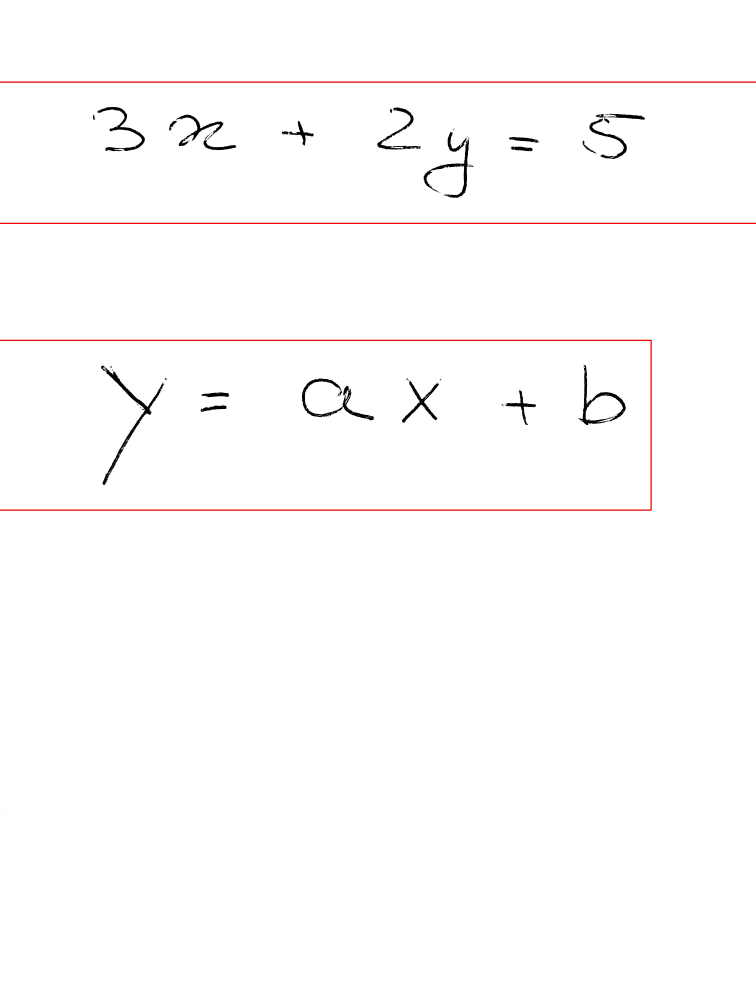
#> input picture Project/Cloudvision/HandwritingRecognition_GoogleCloudVision/images/2.JPG, 3024 x 4032 px (shown at 1/4 size); its folder holds 4 pictures in this run
$ jupyter execute --allow-errors 'OCR_Printed and handwritten text extraction from images using Tesseract and Google Cloud Vision API_20200805.ipynb'   (shell and % lines are left out)
#> lines starting #> are read from the running program, lines starting #| are printed output that depends on the picture; after the words box and inside, x2 and y2 are one past the last pixel; in counts of white or black regions, pixels touching at a corner belong together
### Printed and handwritten text extraction from images using Tesseract and Google Cloud Vision API

Text extraction from image files is an useful technique for document digitalization. There are several well developed OCR engines for printed text extraction, such as Tesseract and EasyOCR [1]. However, for handwritten text extraction, it's more challenging because of large variations in handwritings from person to person. Tesseract and EasyOCR can't achieve satisfacting results unless the texts are hand printed. In this post, I will describe how to use Tesseract to extract printed texts, and use Google Cloud Vision API to extract handwritten texts.
<br>
<br>
The example text image file is from the IAM handwriting dataset [2].
<br>
<br>
The following major tools are used:<br>

**OpenCV**, For finding structures in the images to automatically break the images into printed segments and handwritten segments<br>
**Google Cloud Vision API**, For extract text from handwriting segment<br>
**Tesseract and Pytesseract**, For extract text from printed segment<br>

[cell 1]
from IPython.display import Image
from matplotlib import pyplot as plt
import pandas as pd, numpy as np
pd.options.display.float_format = '{:,.2f}'.format

from google.cloud import vision
import io

import warnings
warnings.simplefilter("ignore")

import os, cv2
os.chdir(r"/Users/pedroleal/Desktop/Ironhack/Final project/Project/Cloudvision/HandwritingRecognition_GoogleCloudVision/images")

fileList = [x for x in os.listdir() if 'jpg'  in x.lower()]
fileList[:10]

[cell 2]
image_use=1
Image(filename = fileList[image_use], width = 300)

## Step 1. Page Segmentation

Use OpenCV to find lines between sections, and use the coordinates of the lines to break the image into segments.

[cell 3]
img = fileList[image_use]

def findHorizontalLines(img):
#> called with img = '2.JPG'
    img = cv2.imread(img)
#> img is the input picture: shape (4032, 3024, 3); mean B, G, R 252.3, 252.3, 253.4

    #convert image to greyscale
    gray = cv2.cvtColor(img,cv2.COLOR_BGR2GRAY)

    # set threshold to remove background noise
    thresh = cv2.threshold(gray,30, 255, cv2.THRESH_BINARY_INV + cv2.THRESH_OTSU)[1]
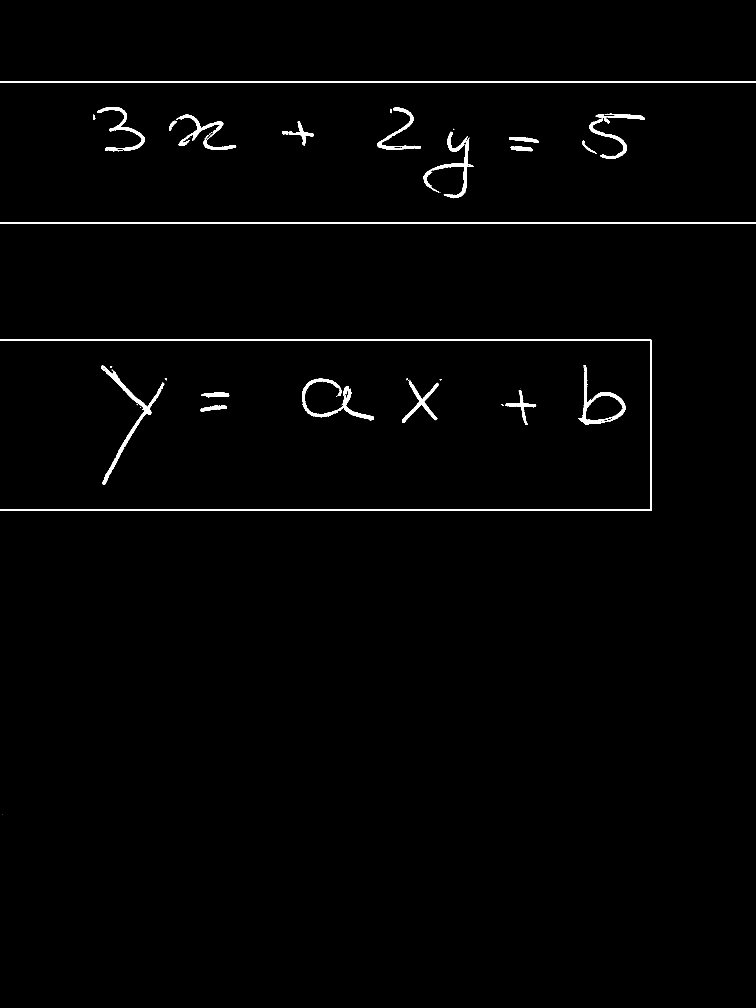
#> thresh: shape (4032, 3024) (shown at 1/4 size); 1.1% white; 66 white regions (31 under 20 px), largest, box (x1, y1, x2, y2) and area: (0, 1359, 2607, 2043) 29434, (0, 326, 3024, 331) 15120, (0, 891, 3024, 896) 15120


    # define rectangle structure (line) to look for: width 100, hight 1. This is a
    horizontal_kernel = cv2.getStructuringElement(cv2.MORPH_RECT, (200,1))

    # Find horizontal lines
    lineLocations = cv2.morphologyEx(thresh, cv2.MORPH_OPEN, horizontal_kernel, iterations=1)
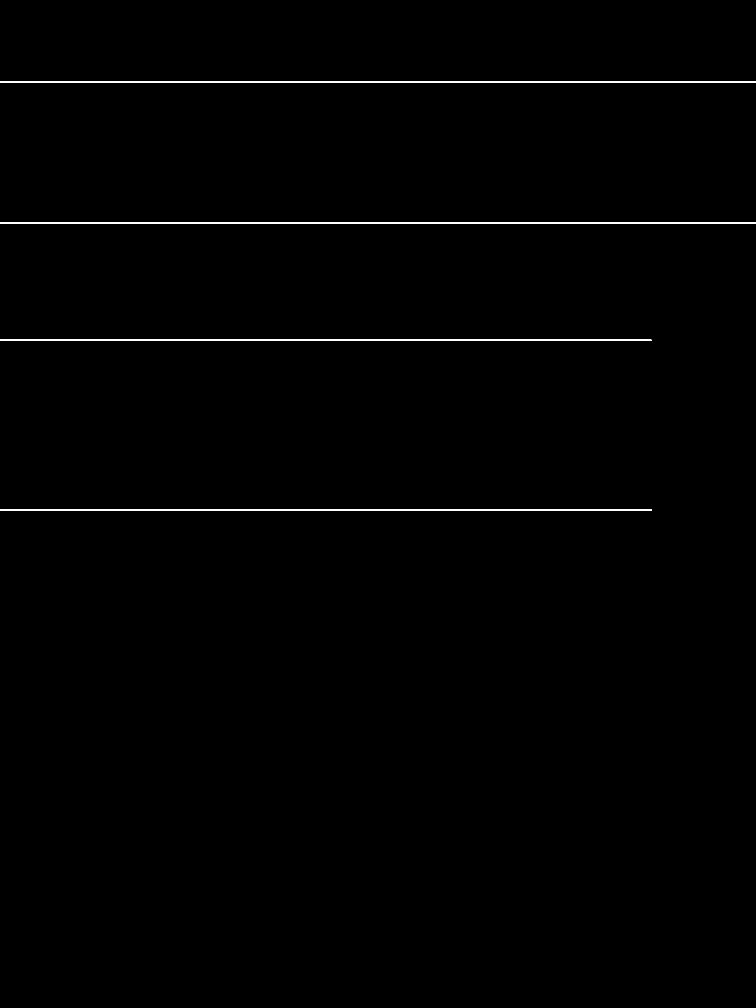
#> lineLocations: shape (4032, 3024) (shown at 1/4 size); 0.46% white; 4 white regions, box (x1, y1, x2, y2) and area: (0, 326, 3024, 331) 15120, (0, 891, 3024, 896) 15120, (0, 1359, 2608, 1364) 13037, (0, 2038, 2608, 2043) 13037

    return lineLocations

lineLocations = findHorizontalLines(img)
plt.figure(figsize=(24,24))
#> (this line was passed over: IPython is not available in this run)
plt.imshow(lineLocations, cmap='Greys')
#> (this line was passed over: IPython is not available in this run)

[cell 4]
img = fileList[image_use]


img = cv2.imread(img)

#convert image to greyscale
gray = cv2.cvtColor(img,cv2.COLOR_BGR2GRAY)

# set threshold to remove background noise
thresh = cv2.threshold(gray,30, 255, cv2.THRESH_BINARY_INV + cv2.THRESH_OTSU)[1]


# define rectangle structure (line) to look for: width 100, hight 1. This is a
horizontal_kernel = cv2.getStructuringElement(cv2.MORPH_RECT, (500,1))

# Find horizontal lines
lineLocations = cv2.morphologyEx(thresh, cv2.MORPH_OPEN, horizontal_kernel, iterations=1)


#lineLocations = findHorizontalLines(img)
plt.figure(figsize=(24,24))
#> (this line was passed over: IPython is not available in this run)
plt.imshow(lineLocations, cmap='Greys')
#> (this line was passed over: IPython is not available in this run)

[cell 5]
df_lineLocations = pd.DataFrame(lineLocations.sum(axis=1)).reset_index()
#> df_lineLocations = table of 4032 rows and 2 columns
df_lineLocations.columns = ['rowLoc', 'LineLength']
df_lineLocations[df_lineLocations['LineLength'] > 50]
#> Out = table of 20 rows and 2 columns

[cell 6]
df_lineLocations['line'] = 0
df_lineLocations['line'][df_lineLocations['LineLength'] > 100] = 1

df_lineLocations['cumSum'] = df_lineLocations['line'].cumsum()

[cell 7]
df_lineLocations.head()
#> Out = table of 5 rows and 4 columns

[cell 8]
import pandasql as ps

query = '''
select row_number() over (order by cumSum) as SegmentOrder
, min(rowLoc) as SegmentStart
, max(rowLoc) - min(rowLoc) as Height
from df_lineLocations
where line = 0
--and CumSum !=0
group by cumSum
'''

#> (the rest of this cell did not finish here and is left out)

[cell 9]
def pageSegmentation1(img, w, df_SegmentLocations):
    img = cv2.imread(img)
    im2 = img.copy()
    segments = []

    for i in range(len(df_SegmentLocations)):
        y = df_SegmentLocations['SegmentStart'][i]
        h = df_SegmentLocations['Height'][i]

        cropped = im2[y:y + h, 0:w]
        segments.append(cropped)
        plt.figure(figsize=(8,8))
        plt.imshow(cropped)
        plt.title(str(i+1))

    return segments

img = fileList[image_use]
w = lineLocations.shape[1]
#> w = 3024
#> (the rest of this cell did not finish here and is left out)
